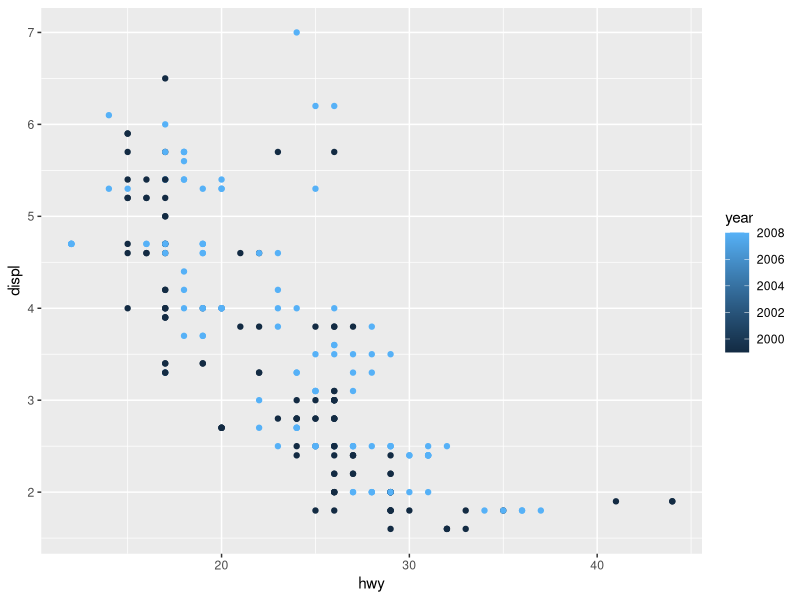
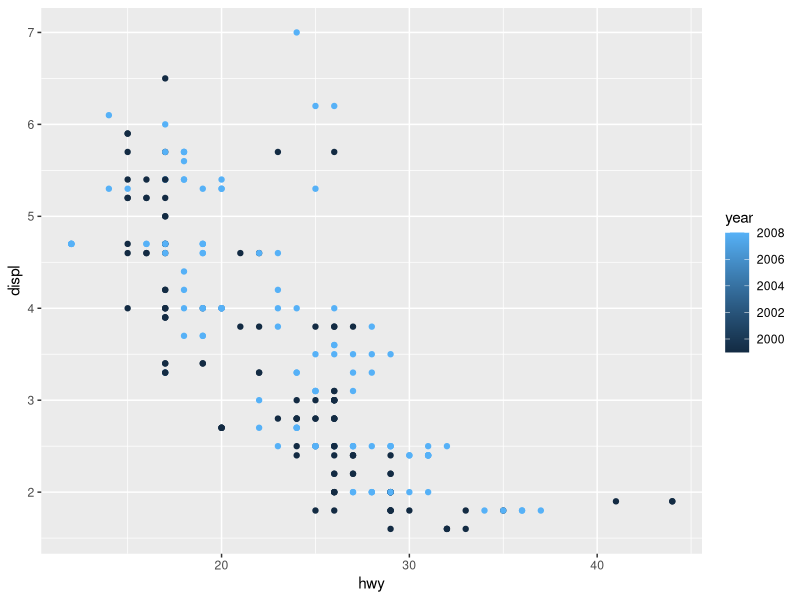
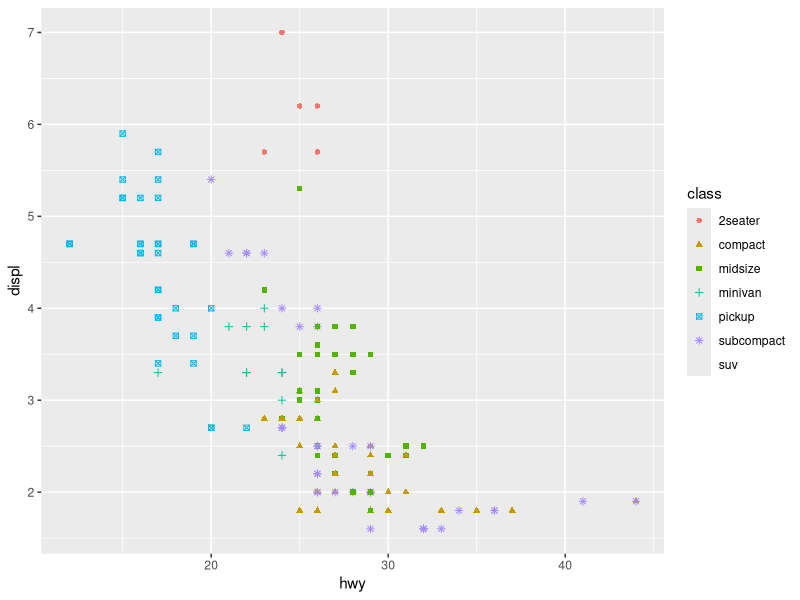
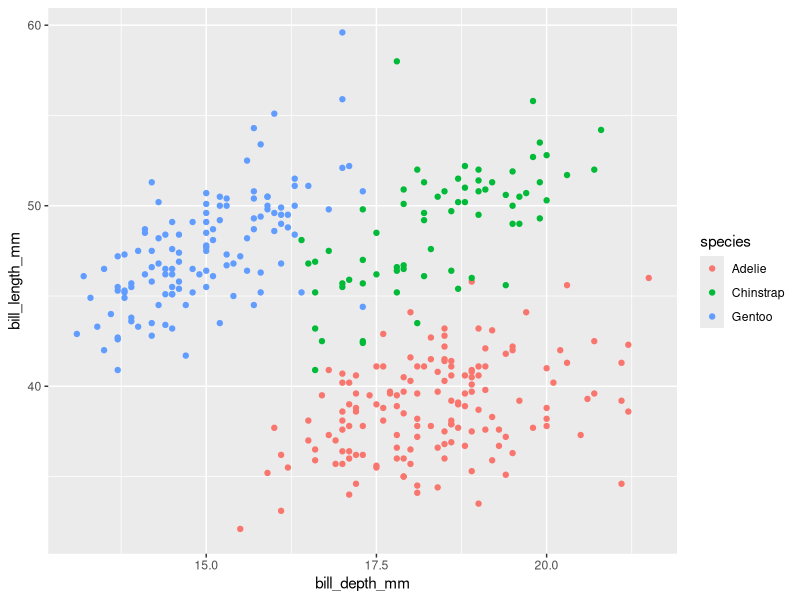
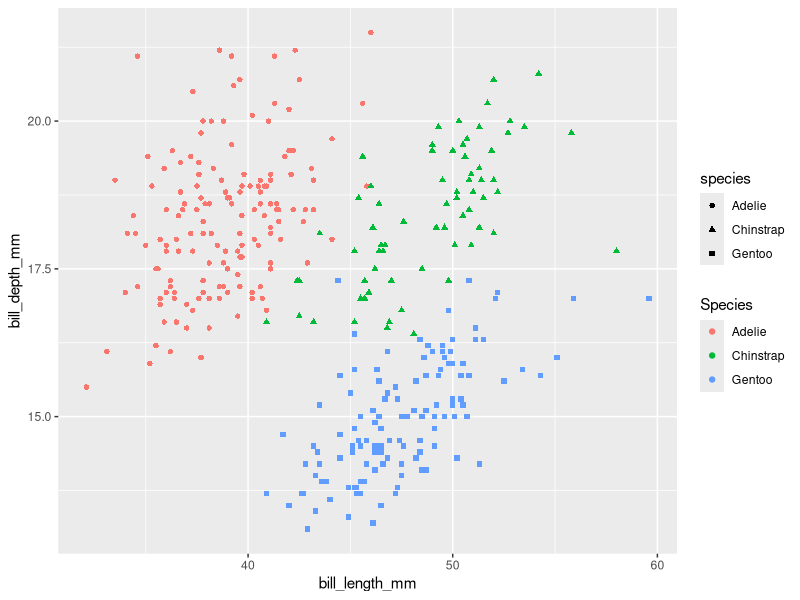
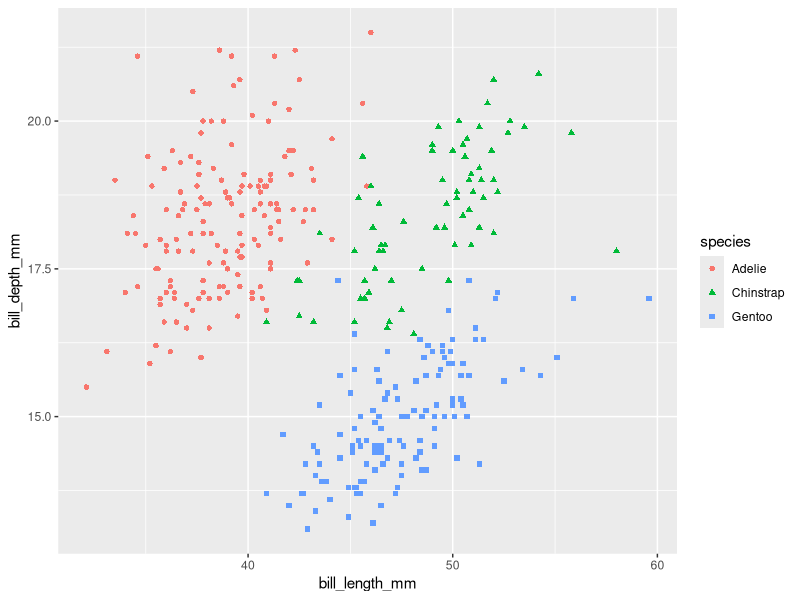
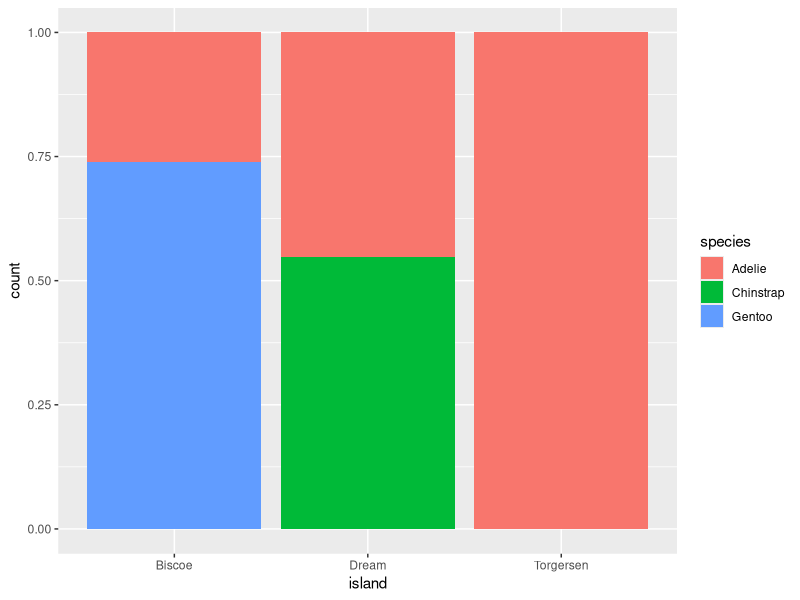
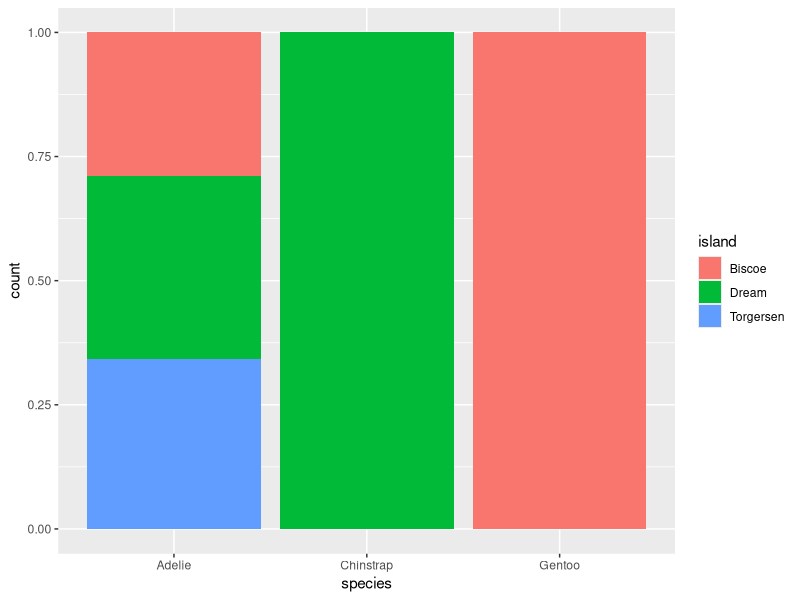

Write the R code that produced these figures, in order.
# BakerRipley Data Science Training Program
# R for Data Science (2e) – Section 1.5.5 Exercises
# Source: https://r4ds.hadley.nz/data-visualize.html#exercises-2
# NOTE: For full exercise text, see the linked R4DS chapter above.
#
# --- Exercises from R for Data Science (2e) — Section 1.5.5 --- 1.5.5: 1-7
# Replace each '# (Exercise text)' line with the full exercise text from https://r4ds.hadley.nz
# 
library(tidyverse)
library(palmerpenguins)
library(ggplot2)
library(ggthemes)

#
# Exercise placeholders below:
#
# Exercise 1 ----
# The mpg data frame that is bundled with the ggplot2 package contains 234 observations collected by the US Environmental Protection Agency on 38 car models. 
# Which variables in mpg are categorical? Which variables are numerical? 
# (Hint: Type ?mpg to read the documentation for the dataset.) How can you see this information when you run mpg?
#
# Your code below:
    # categorical =  6
    # numerical / integer = 5
#
# Exercise 2 ----
# Make a scatterplot of hwy vs. displ using the mpg data frame. 
# Next, map a third, numerical variable to color, then size, then both color and size, then shape. 
# How do these aesthetics behave differently for categorical vs. numerical variables?
#
# Your code below:
# continuous variables cannot be mapped to shape

ggplot(mpg, aes(x=hwy,y=displ,color=year)) + 
  geom_point()
#
# Exercise 3 ----
# In the scatterplot of hwy vs. displ, what happens if you map a third variable to linewidth?
#
# Your code below:
# Nothing happens because linewidth is for lines, not points
ggplot(mpg, aes(x=hwy,y=displ,color=year, linewidth = year)) + 
  geom_point()
# 
# Exercise 4 ----
# What happens if you map the same variable to multiple aesthetics?
#
# Your code below:
# variable will take on both aesthetics 
ggplot(mpg, aes(x=hwy,y=displ,color=class, shape = class)) + 
  geom_point()

# 
# Exercise 5 ----
# Make a scatterplot of bill_depth_mm vs. bill_length_mm and color the points by species. 
# What does adding coloring by species reveal about the relationship between these two variables? What about faceting by species?
#
# Your code below:
# bill depth and length are positively correlated when accounting for species
penguins |> 
ggplot(
  mapping = aes (x = bill_depth_mm, y = bill_length_mm)) + 
  geom_point(mapping = aes (color = species))

# Exercise 6 ----
# Why does the following yield two separate legends? How would you fix it to combine the two legends?

# Your code below:
# two legends are appearing because species is mapped to both color and species and labs  (color)
ggplot(
  data = penguins,
  mapping = aes(
    x = bill_length_mm, 
    y = bill_depth_mm, 
    color = species, 
    shape = species
  )
) +
  geom_point() +
  labs(color = "Species")

# Corrected version -- removed species from labs
ggplot(data = penguins, 
       mapping = aes(
         x = bill_length_mm, 
         y = bill_depth_mm, 
         color = species, 
         shape = species)) +
  geom_point()



# Exercise 7 ----
# Create the two following stacked bar plots. Which question can you answer with the first one? Which question can you answer with the second one?
  

# Your code below:
ggplot(penguins, aes(x = island, fill = species)) +
  geom_bar(position = "fill") # distribution of penguin species on seperate islands 

ggplot(penguins, aes(x = species, fill = island)) +
  geom_bar(position = "fill") # distribution of island natives per species
# 